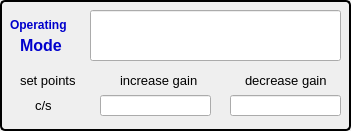
  <widget class="QGroupBox" name="groupBox">
   <property name="geometry">
    <rect>
     <x>10</x>
     <y>60</y>
     <width>351</width>
     <height>131</height>
    </rect>
   </property>
   <property name="styleSheet">
    <string notr="true">QGroupBox { 
     border: 2px solid black; 
     border-radius: 5px; 
 } </string>
   </property>
   <property name="title">
    <string/>
   </property>
   <widget class="QLabel" name="label_3">
    <property name="geometry">
     <rect>
      <x>10</x>
      <y>15</y>
      <width>91</width>
      <height>21</height>
     </rect>
    </property>
    <property name="font">
     <font>
      <weight>75</weight>
      <bold>true</bold>
     </font>
    </property>
    <property name="text">
     <string>&lt;html&gt;&lt;head/&gt;&lt;body&gt;&lt;p&gt;&lt;span style=&quot; color:#0000cc;&quot;&gt;Operating &lt;/span&gt;&lt;/p&gt;&lt;/body&gt;&lt;/html&gt;</string>
    </property>
   </widget>
   <widget class="QLabel" name="label_4">
    <property name="geometry">
     <rect>
      <x>20</x>
      <y>30</y>
      <width>51</width>
      <height>31</height>
     </rect>
    </property>
    <property name="font">
     <font>
      <pointsize>12</pointsize>
      <weight>75</weight>
      <bold>true</bold>
     </font>
    </property>
    <property name="text">
     <string>&lt;html&gt;&lt;head/&gt;&lt;body&gt;&lt;p&gt;&lt;span style=&quot; color:#0000cc;&quot;&gt;Mode&lt;/span&gt;&lt;/p&gt;&lt;/body&gt;&lt;/html&gt;</string>
    </property>
   </widget>
   <widget class="caTextEntry" name="catextentry_51">
    <property name="geometry">
     <rect>
      <x>90</x>
      <y>10</y>
      <width>251</width>
      <height>51</height>
     </rect>
    </property>
    <property name="background">
     <color>
      <red>115</red>
      <green>215</green>
      <blue>253</blue>
     </color>
    </property>
    <property name="colorMode">
     <enum>caLineEdit::Static</enum>
    </property>
   </widget>
   <widget class="QLabel" name="label_107">
    <property name="geometry">
     <rect>
      <x>20</x>
      <y>70</y>
      <width>61</width>
      <height>21</height>
     </rect>
    </property>
    <property name="font">
     <font>
      <pointsize>10</pointsize>
     </font>
    </property>
    <property name="styleSheet">
     <string notr="true">color: rgb(0, 0, 0)</string>
    </property>
    <property name="text">
     <string>&lt;html&gt;&lt;head/&gt;&lt;body&gt;&lt;p&gt;set points&lt;/p&gt;&lt;/body&gt;&lt;/html&gt;</string>
    </property>
   </widget>
   <widget class="QLabel" name="label_108">
    <property name="geometry">
     <rect>
      <x>120</x>
      <y>70</y>
      <width>81</width>
      <height>21</height>
     </rect>
    </property>
    <property name="font">
     <font>
      <pointsize>10</pointsize>
     </font>
    </property>
    <property name="styleSheet">
     <string notr="true">color: rgb(0, 0, 0)</string>
    </property>
    <property name="text">
     <string>&lt;html&gt;&lt;head/&gt;&lt;body&gt;&lt;p&gt;increase gain &lt;/p&gt;&lt;/body&gt;&lt;/html&gt;</string>
    </property>
   </widget>
   <widget class="QLabel" name="label_110">
    <property name="geometry">
     <rect>
      <x>245</x>
      <y>70</y>
      <width>81</width>
      <height>21</height>
     </rect>
    </property>
    <property name="font">
     <font>
      <pointsize>10</pointsize>
     </font>
    </property>
    <property name="styleSheet">
     <string notr="true">color: rgb(0, 0, 0)</string>
    </property>
    <property name="text">
     <string>&lt;html&gt;&lt;head/&gt;&lt;body&gt;&lt;p&gt;decrease gain &lt;/p&gt;&lt;/body&gt;&lt;/html&gt;</string>
    </property>
   </widget>
   <widget class="QLabel" name="label_109">
    <property name="geometry">
     <rect>
      <x>35</x>
      <y>95</y>
      <width>61</width>
      <height>21</height>
     </rect>
    </property>
    <property name="font">
     <font>
      <pointsize>10</pointsize>
     </font>
    </property>
    <property name="styleSheet">
     <string notr="true">color: rgb(0, 0, 0)</string>
    </property>
    <property name="text">
     <string>&lt;html&gt;&lt;head/&gt;&lt;body&gt;&lt;p&gt;c/s&lt;/p&gt;&lt;/body&gt;&lt;/html&gt;</string>
    </property>
   </widget>
   <widget class="caTextEntry" name="catextentry_47">
    <property name="geometry">
     <rect>
      <x>100</x>
      <y>95</y>
      <width>111</width>
      <height>21</height>
     </rect>
    </property>
    <property name="channel" stdset="0">
     <string notr="true">$(P)$(H)$(F)gainU</string>
    </property>
    <property name="background">
     <color>
      <red>115</red>
      <green>215</green>
      <blue>253</blue>
     </color>
    </property>
    <property name="colorMode">
     <enum>caLineEdit::Static</enum>
    </property>
   </widget>
   <widget class="caTextEntry" name="catextentry_48">
    <property name="geometry">
     <rect>
      <x>230</x>
      <y>95</y>
      <width>111</width>
      <height>21</height>
     </rect>
    </property>
    <property name="channel" stdset="0">
     <string notr="true">$(P)$(H)$(F)gainD</string>
    </property>
    <property name="background">
     <color>
      <red>115</red>
      <green>215</green>
      <blue>253</blue>
     </color>
    </property>
    <property name="colorMode">
     <enum>caLineEdit::Static</enum>
    </property>
   </widget>
  </widget>
